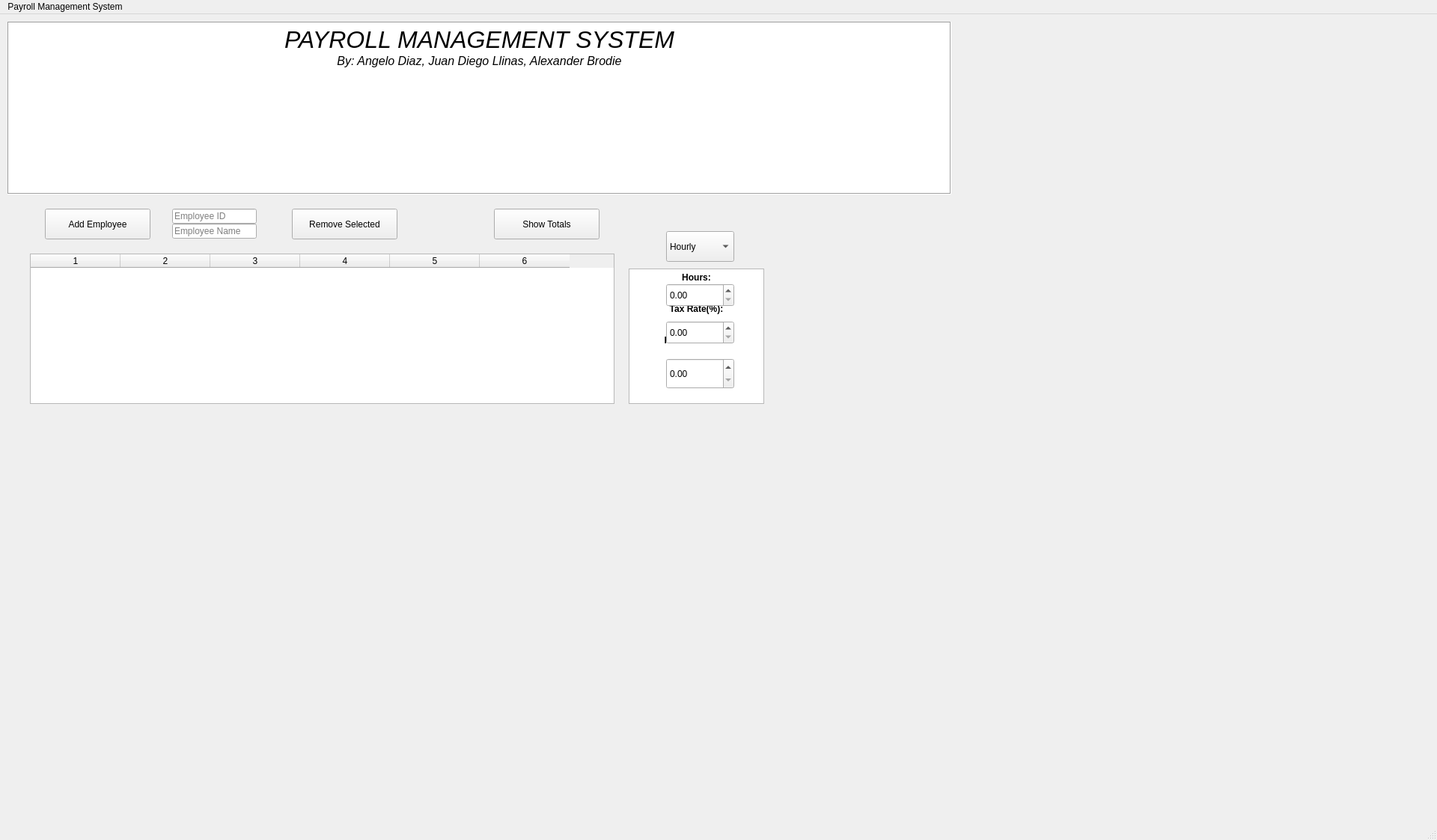
<?xml version="1.0" encoding="UTF-8"?>
<ui version="4.0">
 <class>MainWindow</class>
 <widget class="QMainWindow" name="MainWindow">
  <property name="enabled">
   <bool>true</bool>
  </property>
  <property name="geometry">
   <rect>
    <x>0</x>
    <y>0</y>
    <width>1920</width>
    <height>1123</height>
   </rect>
  </property>
  <property name="minimumSize">
   <size>
    <width>800</width>
    <height>600</height>
   </size>
  </property>
  <property name="maximumSize">
   <size>
    <width>1920</width>
    <height>1123</height>
   </size>
  </property>
  <property name="windowTitle">
   <string>Payroll Management System</string>
  </property>
  <property name="layoutDirection">
   <enum>Qt::LayoutDirection::LeftToRight</enum>
  </property>
  <property name="autoFillBackground">
   <bool>false</bool>
  </property>
  <property name="toolButtonStyle">
   <enum>Qt::ToolButtonStyle::ToolButtonIconOnly</enum>
  </property>
  <property name="documentMode">
   <bool>false</bool>
  </property>
  <property name="tabShape">
   <enum>QTabWidget::TabShape::Rounded</enum>
  </property>
  <property name="dockNestingEnabled">
   <bool>false</bool>
  </property>
  <widget class="QWidget" name="centralwidget">
   <property name="minimumSize">
    <size>
     <width>1920</width>
     <height>1080</height>
    </size>
   </property>
   <property name="maximumSize">
    <size>
     <width>1920</width>
     <height>1080</height>
    </size>
   </property>
   <property name="layoutDirection">
    <enum>Qt::LayoutDirection::LeftToRight</enum>
   </property>
   <widget class="QComboBox" name="cmbType">
    <property name="geometry">
     <rect>
      <x>890</x>
      <y>290</y>
      <width>91</width>
      <height>41</height>
     </rect>
    </property>
    <item>
     <property name="text">
      <string>Hourly</string>
     </property>
    </item>
    <item>
     <property name="text">
      <string>Salaried</string>
     </property>
    </item>
   </widget>
   <widget class="QLineEdit" name="txtId">
    <property name="geometry">
     <rect>
      <x>230</x>
      <y>260</y>
      <width>113</width>
      <height>20</height>
     </rect>
    </property>
    <property name="text">
     <string/>
    </property>
    <property name="placeholderText">
     <string>Employee ID</string>
    </property>
   </widget>
   <widget class="QLineEdit" name="txtName">
    <property name="geometry">
     <rect>
      <x>230</x>
      <y>280</y>
      <width>113</width>
      <height>20</height>
     </rect>
    </property>
    <property name="placeholderText">
     <string>Employee Name</string>
    </property>
   </widget>
   <widget class="QDoubleSpinBox" name="spnRate">
    <property name="geometry">
     <rect>
      <x>890</x>
      <y>460</y>
      <width>91</width>
      <height>41</height>
     </rect>
    </property>
    <property name="maximum">
     <double>1000000.000000000000000</double>
    </property>
   </widget>
   <widget class="QDoubleSpinBox" name="spnHours">
    <property name="geometry">
     <rect>
      <x>890</x>
      <y>360</y>
      <width>91</width>
      <height>31</height>
     </rect>
    </property>
    <property name="maximum">
     <double>500.000000000000000</double>
    </property>
   </widget>
   <widget class="QDoubleSpinBox" name="spnTax">
    <property name="geometry">
     <rect>
      <x>890</x>
      <y>410</y>
      <width>91</width>
      <height>31</height>
     </rect>
    </property>
    <property name="maximum">
     <double>100.000000000000000</double>
    </property>
   </widget>
   <widget class="QPushButton" name="btnAdd">
    <property name="geometry">
     <rect>
      <x>60</x>
      <y>260</y>
      <width>141</width>
      <height>41</height>
     </rect>
    </property>
    <property name="text">
     <string>Add Employee</string>
    </property>
   </widget>
   <widget class="QPushButton" name="btnRemove">
    <property name="geometry">
     <rect>
      <x>390</x>
      <y>260</y>
      <width>141</width>
      <height>41</height>
     </rect>
    </property>
    <property name="text">
     <string>Remove Selected</string>
    </property>
   </widget>
   <widget class="QPushButton" name="btnTotals">
    <property name="geometry">
     <rect>
      <x>660</x>
      <y>260</y>
      <width>141</width>
      <height>41</height>
     </rect>
    </property>
    <property name="text">
     <string>Show Totals</string>
    </property>
   </widget>
   <widget class="QTableWidget" name="tableEmployees">
    <property name="geometry">
     <rect>
      <x>40</x>
      <y>320</y>
      <width>781</width>
      <height>201</height>
     </rect>
    </property>
    <property name="columnCount">
     <number>6</number>
    </property>
    <attribute name="horizontalHeaderDefaultSectionSize">
     <number>120</number>
    </attribute>
    <column/>
    <column/>
    <column/>
    <column/>
    <column/>
    <column/>
   </widget>
   <widget class="QTextBrowser" name="textBrowser_2">
    <property name="geometry">
     <rect>
      <x>840</x>
      <y>340</y>
      <width>181</width>
      <height>181</height>
     </rect>
    </property>
    <property name="html">
     <string>&lt;!DOCTYPE HTML PUBLIC &quot;-//W3C//DTD HTML 4.0//EN&quot; &quot;http://www.w3.org/TR/REC-html40/strict.dtd&quot;&gt;
&lt;html&gt;&lt;head&gt;&lt;meta name=&quot;qrichtext&quot; content=&quot;1&quot; /&gt;&lt;meta charset=&quot;utf-8&quot; /&gt;&lt;style type=&quot;text/css&quot;&gt;
p, li { white-space: pre-wrap; }
hr { height: 1px; border-width: 0; }
li.unchecked::marker { content: &quot;\2610&quot;; }
li.checked::marker { content: &quot;\2612&quot;; }
&lt;/style&gt;&lt;/head&gt;&lt;body style=&quot; font-family:'Segoe UI'; font-size:9pt; font-weight:400; font-style:normal;&quot;&gt;
&lt;p align=&quot;center&quot; style=&quot; margin-top:0px; margin-bottom:0px; margin-left:0px; margin-right:0px; -qt-block-indent:0; text-indent:0px;&quot;&gt;&lt;span style=&quot; font-weight:700;&quot;&gt;Hours:&lt;/span&gt;&lt;/p&gt;
&lt;p style=&quot;-qt-paragraph-type:empty; margin-top:0px; margin-bottom:0px; margin-left:0px; margin-right:0px; -qt-block-indent:0; text-indent:0px; font-weight:700;&quot;&gt;&lt;br /&gt;&lt;/p&gt;
&lt;p style=&quot;-qt-paragraph-type:empty; margin-top:0px; margin-bottom:0px; margin-left:0px; margin-right:0px; -qt-block-indent:0; text-indent:0px;&quot;&gt;&lt;br /&gt;&lt;/p&gt;
&lt;p align=&quot;center&quot; style=&quot; margin-top:0px; margin-bottom:0px; margin-left:0px; margin-right:0px; -qt-block-indent:0; text-indent:0px;&quot;&gt;&lt;span style=&quot; font-weight:700;&quot;&gt;Tax Rate(%):&lt;/span&gt;&lt;/p&gt;
&lt;p style=&quot;-qt-paragraph-type:empty; margin-top:0px; margin-bottom:0px; margin-left:0px; margin-right:0px; -qt-block-indent:0; text-indent:0px; font-weight:700;&quot;&gt;&lt;br /&gt;&lt;/p&gt;
&lt;p style=&quot;-qt-paragraph-type:empty; margin-top:0px; margin-bottom:0px; margin-left:0px; margin-right:0px; -qt-block-indent:0; text-indent:0px;&quot;&gt;&lt;br /&gt;&lt;/p&gt;
&lt;p align=&quot;center&quot; style=&quot; margin-top:0px; margin-bottom:0px; margin-left:0px; margin-right:0px; -qt-block-indent:0; text-indent:0px;&quot;&gt;&lt;span style=&quot; font-weight:700;&quot;&gt;Hours Worked:&lt;/span&gt;&lt;/p&gt;&lt;/body&gt;&lt;/html&gt;</string>
    </property>
   </widget>
   <widget class="QTextBrowser" name="textBrowser">
    <property name="geometry">
     <rect>
      <x>10</x>
      <y>10</y>
      <width>1261</width>
      <height>231</height>
     </rect>
    </property>
    <property name="frameShape">
     <enum>QFrame::Shape::Box</enum>
    </property>
    <property name="html">
     <string>&lt;!DOCTYPE HTML PUBLIC &quot;-//W3C//DTD HTML 4.0//EN&quot; &quot;http://www.w3.org/TR/REC-html40/strict.dtd&quot;&gt;
&lt;html&gt;&lt;head&gt;&lt;meta name=&quot;qrichtext&quot; content=&quot;1&quot; /&gt;&lt;meta charset=&quot;utf-8&quot; /&gt;&lt;style type=&quot;text/css&quot;&gt;
p, li { white-space: pre-wrap; }
hr { height: 1px; border-width: 0; }
li.unchecked::marker { content: &quot;\2610&quot;; }
li.checked::marker { content: &quot;\2612&quot;; }
&lt;/style&gt;&lt;/head&gt;&lt;body style=&quot; font-family:'Segoe UI'; font-size:9pt; font-weight:400; font-style:normal;&quot;&gt;
&lt;p align=&quot;center&quot; style=&quot; margin-top:0px; margin-bottom:0px; margin-left:0px; margin-right:0px; -qt-block-indent:0; text-indent:0px;&quot;&gt;&lt;span style=&quot; font-size:24pt; font-style:italic;&quot;&gt;PAYROLL MANAGEMENT SYSTEM&lt;/span&gt;&lt;/p&gt;
&lt;p align=&quot;center&quot; style=&quot; margin-top:0px; margin-bottom:0px; margin-left:0px; margin-right:0px; -qt-block-indent:0; text-indent:0px;&quot;&gt;&lt;span style=&quot; font-size:12pt; font-style:italic;&quot;&gt;By: Angelo Diaz, Juan Diego Llinas, Alexander Brodie&lt;/span&gt;&lt;/p&gt;&lt;/body&gt;&lt;/html&gt;</string>
    </property>
   </widget>
   <zorder>textBrowser_2</zorder>
   <zorder>cmbType</zorder>
   <zorder>txtId</zorder>
   <zorder>txtName</zorder>
   <zorder>spnRate</zorder>
   <zorder>spnHours</zorder>
   <zorder>spnTax</zorder>
   <zorder>btnAdd</zorder>
   <zorder>btnRemove</zorder>
   <zorder>btnTotals</zorder>
   <zorder>tableEmployees</zorder>
   <zorder>textBrowser</zorder>
  </widget>
  <widget class="QMenuBar" name="menubar">
   <property name="geometry">
    <rect>
     <x>0</x>
     <y>0</y>
     <width>1920</width>
     <height>21</height>
    </rect>
   </property>
   <property name="maximumSize">
    <size>
     <width>1920</width>
     <height>1080</height>
    </size>
   </property>
   <property name="baseSize">
    <size>
     <width>500</width>
     <height>600</height>
    </size>
   </property>
   <widget class="QMenu" name="menuPayroll_Management_System">
    <property name="title">
     <string>Payroll Management System</string>
    </property>
   </widget>
   <addaction name="menuPayroll_Management_System"/>
  </widget>
  <widget class="QStatusBar" name="statusbar"/>
 </widget>
 <resources/>
 <connections/>
</ui>
